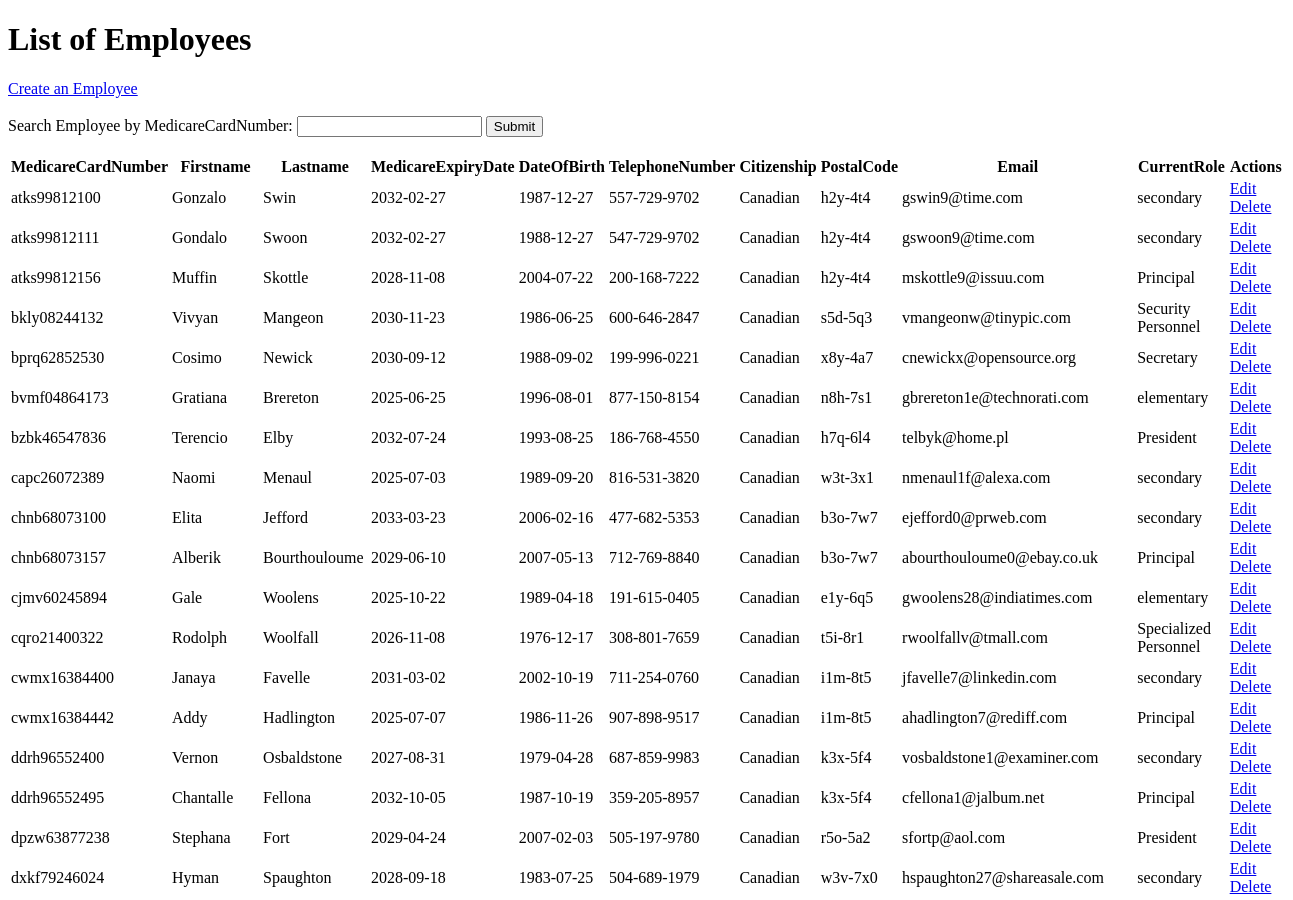
The page /php/employee/index.php (upper part) on the database as committed earlier.
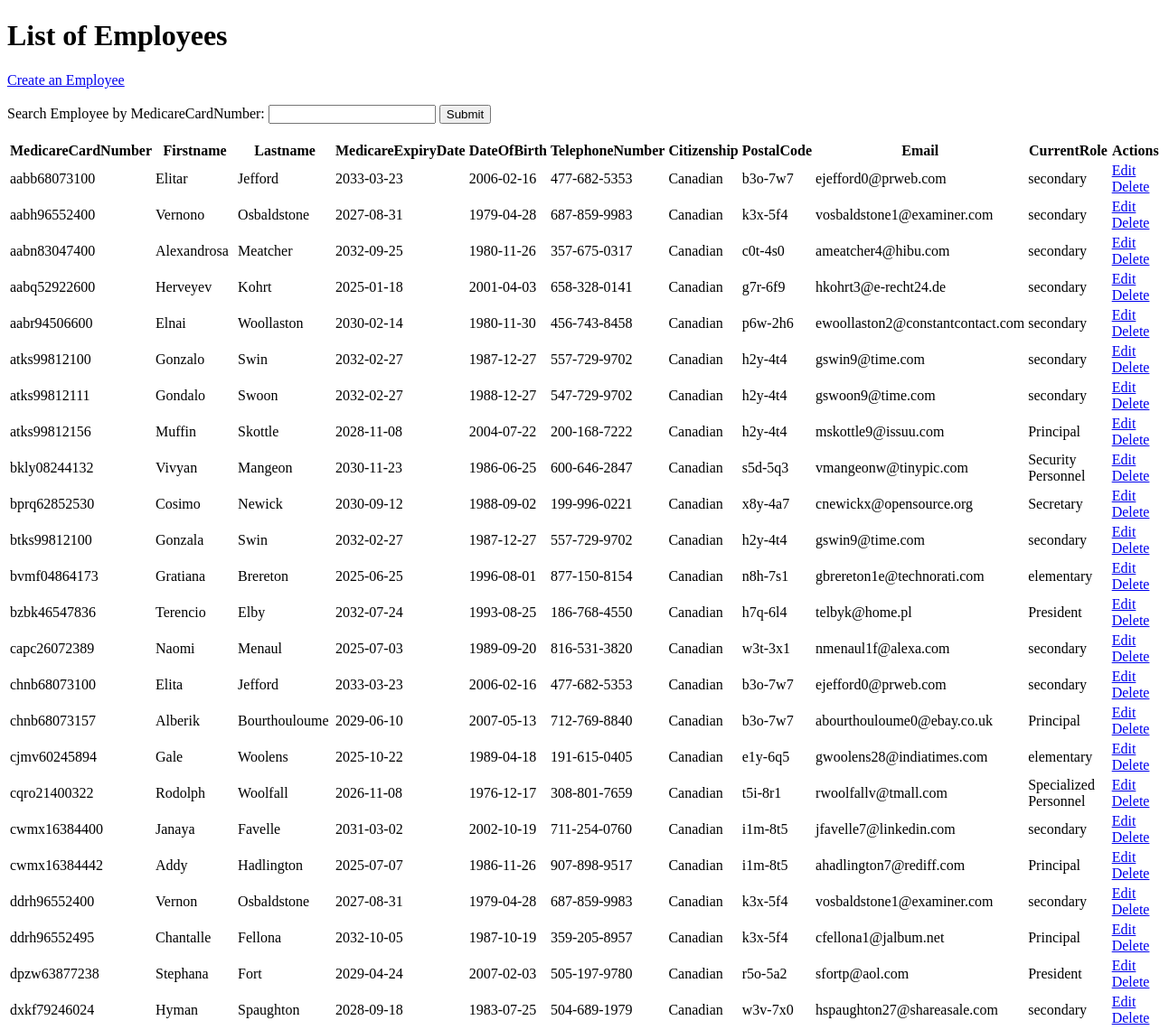
The same page on the database as committed later.
### tables this page shows
CREATE TABLE Employees(
    MedicareCardNumber char(12) NOT NULL,
    PRIMARY KEY (MedicareCardNumber)
);

CREATE TABLE Persons(
  MedicareCardNumber char(12) NOT NULL,
  FirstName VARCHAR(255),
  LastName VARCHAR(255),
  MedicareExpiryDate date NOT NULL,
  DateOfBirth date,
  TelephoneNumber char(12),
  Citizenship VARCHAR(255),
  PostalCode char(7),
  EmailAddress VARCHAR(255),
  PRIMARY KEY (MedicareCardNumber)
);

CREATE TABLE Works_At(
    MedicareCardNumber char(12) NOT NULL,
    FacilityID int NOT NULL,
    StartDate date,
    EndDate date,
    Role VARCHAR(255),
    CONSTRAINT PK_Works_at PRIMARY KEY (MedicareCardNumber, FacilityID, StartDate)
);

### php/employee/employee-r.php (the view, shortened to what this page needs)
<?php
require_once '../database.php';
$sql = "SELECT e.MedicareCardNumber, p.FirstName, p.LastName, p.MedicareExpiryDate, p.DateOfBirth, p.TelephoneNumber, p.Citizenship, p.PostalCode, p.EmailAddress, w.Role
FROM Employees e, Persons p, Works_At w
WHERE e.MedicareCardNumber = p.MedicareCardNumber
AND e.MedicareCardNumber = w.MedicareCardNumber
AND w.EndDate IS NULL;";
$stmt = $conn->prepare($sql);
$stmt->execute();
?>
<form action="./employee-r-one.php">
  Search Employee by MedicareCardNumber: <input type="text" name="MedicareCardNumber">
  <input type="submit">
</form>
<br>
<table>
  <thead>
      <tr>
        <th>MedicareCardNumber</th>
        <th>Firstname</th>
        <th>Lastname</th>
        <th>MedicareExpiryDate</th>
        <th>DateOfBirth</th>
        <th>TelephoneNumber</th>
        <th>Citizenship</th>
        <th>PostalCode</th>
        <th>Email</th>
        <th>CurrentRole</th>
        <th>Actions</th>
  </thead>
  <tbody>
    <?php  while($row = $stmt->fetch(PDO::FETCH_ASSOC, PDO::FETCH_ORI_NEXT)) { ?>
    <tr>
      <td><?= $row["MedicareCardNumber"] ?></td>
      <td><?= $row["FirstName"] ?></td>
      <td><?= $row["LastName"] ?></td>
      <td><?= $row["MedicareExpiryDate"] ?></td>
      <td><?= $row["DateOfBirth"] ?></td>
      <td><?= $row["TelephoneNumber"] ?></td>
      <td><?= $row["Citizenship"] ?></td>
      <td><?= $row["PostalCode"] ?></td>
      <td><?= $row["EmailAddress"] ?></td>
      <td><?= $row["Role"] ?></td>
      <td>
        <a href="./edit-view.php?MedicareCardNumber=<?= $row["MedicareCardNumber"] ?>">Edit</a>&nbsp;
        <a href="./employee-d.php?MedicareCardNumber=<?= $row["MedicareCardNumber"] ?>">Delete</a>
      </td>
    </tr>
    <?php  } ?>
  </tbody>
</table>
    <br>

Rows that differ between the two databases and show on the page:
added employees: MedicareCardNumber "aabb68073100", persons.FirstName "Elitar", persons.LastName "Jefford", persons.MedicareExpiryDate "2033-03-23", persons.DateOfBirth "2006-02-16", persons.TelephoneNumber "477-682-5353", persons.Citizenship "Canadian", persons.PostalCode "b3o-7w7", persons.EmailAddress "ejefford0@prweb.com", works_at.Role "secondary"
added employees: MedicareCardNumber "aabh96552400", persons.FirstName "Vernono", persons.LastName "Osbaldstone", persons.MedicareExpiryDate "2027-08-31", persons.DateOfBirth "1979-04-28", persons.TelephoneNumber "687-859-9983", persons.Citizenship "Canadian", persons.PostalCode "k3x-5f4", persons.EmailAddress "vosbaldstone1@examiner.com", works_at.Role "secondary"
added employees: MedicareCardNumber "aabn83047400", persons.FirstName "Alexandrosa", persons.LastName "Meatcher", persons.MedicareExpiryDate "2032-09-25", persons.DateOfBirth "1980-11-26", persons.TelephoneNumber "357-675-0317", persons.Citizenship "Canadian", persons.PostalCode "c0t-4s0", persons.EmailAddress "ameatcher4@hibu.com", works_at.Role "secondary"
added employees: MedicareCardNumber "aabq52922600", persons.FirstName "Herveyev", persons.LastName "Kohrt", persons.MedicareExpiryDate "2025-01-18", persons.DateOfBirth "2001-04-03", persons.TelephoneNumber "658-328-0141", persons.Citizenship "Canadian", persons.PostalCode "g7r-6f9", persons.EmailAddress "hkohrt3@e-recht24.de", works_at.Role "secondary"
added employees: MedicareCardNumber "aabr94506600", persons.FirstName "Elnai", persons.LastName "Woollaston", persons.MedicareExpiryDate "2030-02-14", persons.DateOfBirth "1980-11-30", persons.TelephoneNumber "456-743-8458", persons.Citizenship "Canadian", persons.PostalCode "p6w-2h6", persons.EmailAddress "ewoollaston2@constantcontact.com", works_at.Role "secondary"
added employees: MedicareCardNumber "btks99812100", persons.FirstName "Gonzala", persons.LastName "Swin", persons.MedicareExpiryDate "2032-02-27", persons.DateOfBirth "1987-12-27", persons.TelephoneNumber "557-729-9702", persons.Citizenship "Canadian", persons.PostalCode "h2y-4t4", persons.EmailAddress "gswin9@time.com", works_at.Role "secondary"
